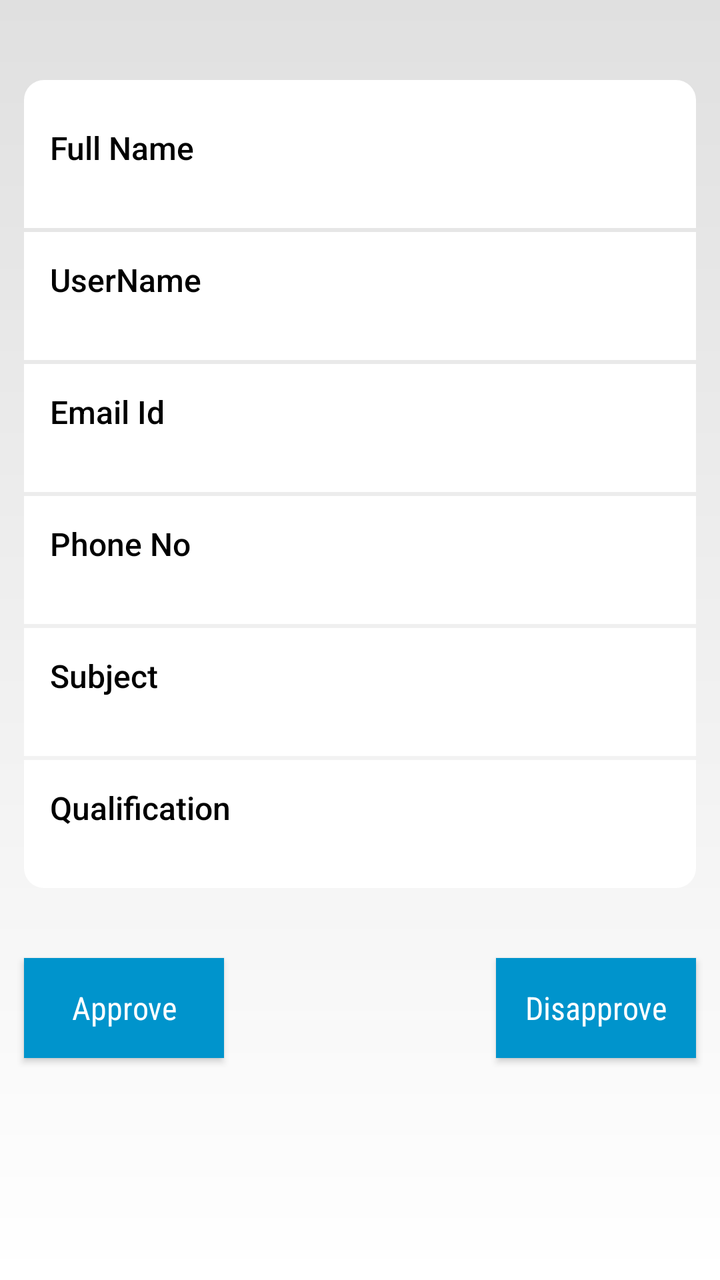
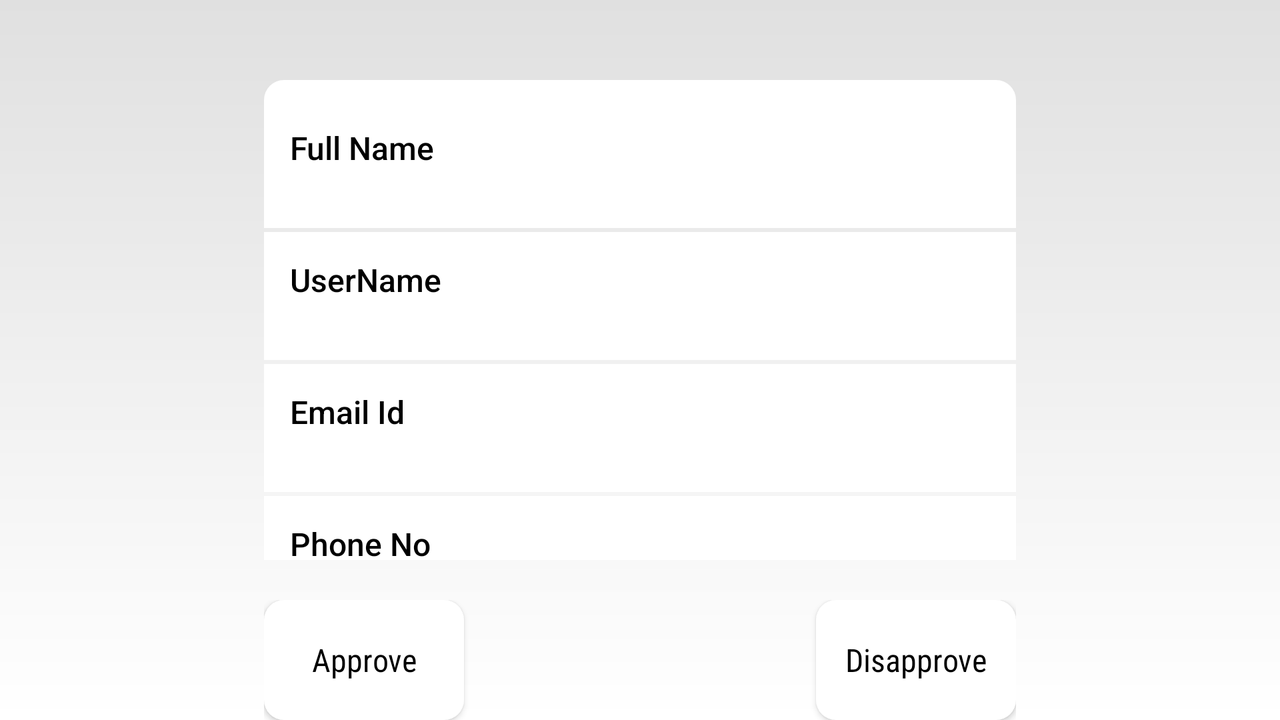

One screen, two layout resources from the same app: the default and the repository's alternative for another configuration. Each is rendered where Android would select it; the XML of both is given below.
<!-- AndroidManifest.xml: application theme AppTheme -->
<!-- res/layout/activity_details_of_selected_teacher.xml -->
<?xml version="1.0" encoding="utf-8"?>
<androidx.constraintlayout.widget.ConstraintLayout xmlns:android="http://schemas.android.com/apk/res/android"
    xmlns:app="http://schemas.android.com/apk/res-auto"
    xmlns:tools="http://schemas.android.com/tools"
    android:layout_width="match_parent"
    android:layout_height="match_parent"
    android:background="@drawable/bglogin"
    tools:context=".Admin.DetailsOfSelectedTeacher">

    <RelativeLayout
        android:id="@+id/relativeLayout"
        android:layout_width="match_parent"
        android:layout_height="wrap_content"
        android:layout_marginTop="20dp"
        app:layout_constraintTop_toTopOf="parent">

    <ScrollView
        android:id="@+id/sv1"
        android:layout_width="match_parent"
        android:layout_height="wrap_content"
        android:scrollbarSize="0dp">

    <LinearLayout
        android:id="@+id/linearLayout4"
        android:layout_width="match_parent"
        android:layout_height="wrap_content"
        android:layout_marginHorizontal="12dp"
        android:layout_marginTop="20dp"
        android:orientation="vertical"
        tools:layout_editor_absoluteX="12dp">


        <LinearLayout
            android:layout_width="match_parent"
            android:layout_height="wrap_content"
            android:background="@drawable/up_white"
            android:orientation="vertical"
            android:padding="3dp">

            <TextView
                android:id="@+id/textView8"
                android:layout_width="match_parent"
                android:layout_height="24dp"
                android:layout_marginTop="20dp"
                android:fontFamily="sans-serif-medium"
                android:paddingLeft="10dp"
                android:text="Full Name"
                android:textColor="@color/black"
                android:textSize="16sp" />

            <TextView
                android:id="@+id/textView9"
                android:layout_width="match_parent"
                android:layout_height="24dp"
                android:paddingLeft="10dp"
                android:textColor="@color/name1"
                android:textSize="16sp" />
        </LinearLayout>

        <LinearLayout
            android:layout_width="match_parent"
            android:layout_height="wrap_content"
            android:layout_marginTop="2dp"
            android:background="@color/white"
            android:orientation="vertical"
            android:padding="3dp">

            <TextView
                android:id="@+id/textView10"
                android:layout_width="match_parent"
                android:layout_height="24dp"
                android:layout_marginTop="10dp"
                android:fontFamily="sans-serif-medium"
                android:paddingLeft="10dp"
                android:text="UserName"
                android:textColor="@color/black"
                android:textSize="16sp" />

            <TextView
                android:id="@+id/textView11"
                android:layout_width="match_parent"
                android:layout_height="24dp"
                android:paddingLeft="10dp"
                android:textColor="@color/name1"
                android:textSize="16sp" />
        </LinearLayout>


        <LinearLayout
            android:layout_width="match_parent"
            android:layout_height="wrap_content"
            android:layout_marginTop="2dp"
            android:background="@color/white"
            android:orientation="vertical"
            android:padding="3dp">

            <TextView
                android:id="@+id/textView12"
                android:layout_width="match_parent"
                android:layout_height="24dp"
                android:layout_marginTop="10dp"
                android:fontFamily="sans-serif-medium"
                android:paddingLeft="10dp"
                android:text="Email Id"
                android:textColor="@color/black"
                android:textSize="16sp" />

            <TextView
                android:id="@+id/textView13"
                android:layout_width="match_parent"
                android:layout_height="24dp"
                android:paddingLeft="10dp"
                android:textColor="@color/name1"
                android:textSize="16sp" />
        </LinearLayout>

        <LinearLayout
            android:layout_width="match_parent"
            android:layout_height="wrap_content"
            android:layout_marginTop="2dp"
            android:background="@color/white"
            android:orientation="vertical"
            android:padding="3dp">

            <TextView
                android:id="@+id/textView14"
                android:layout_width="match_parent"
                android:layout_height="24dp"
                android:layout_marginTop="10dp"
                android:fontFamily="sans-serif-medium"
                android:paddingLeft="10dp"
                android:text="Phone No"
                android:textColor="@color/black"
                android:textSize="16sp" />

            <TextView
                android:id="@+id/textView15"
                android:layout_width="match_parent"
                android:layout_height="24dp"
                android:paddingLeft="10dp"
                android:textColor="@color/black"
                android:textSize="16sp" />
        </LinearLayout>

        <LinearLayout
            android:layout_width="match_parent"
            android:layout_height="wrap_content"
            android:layout_marginTop="2dp"
            android:background="@color/white"
            android:orientation="vertical"
            android:padding="3dp">

            <TextView
                android:id="@+id/textView16"
                android:layout_width="match_parent"
                android:layout_height="24dp"
                android:layout_marginTop="10dp"
                android:fontFamily="sans-serif-medium"
                android:paddingLeft="10dp"
                android:text="Subject"
                android:textColor="@color/black"
                android:textSize="16sp" />

            <TextView
                android:id="@+id/textView17"
                android:layout_width="match_parent"
                android:layout_height="24dp"
                android:paddingLeft="10dp"
                android:textColor="@color/name1"
                android:textSize="16sp" />
        </LinearLayout>

        <LinearLayout
            android:layout_width="match_parent"
            android:layout_height="wrap_content"
            android:layout_marginTop="2dp"
            android:background="@drawable/down_white"
            android:orientation="vertical"
            android:padding="3dp">

            <TextView
                android:id="@+id/textView18"
                android:layout_width="match_parent"
                android:layout_height="24dp"
                android:layout_marginTop="10dp"
                android:fontFamily="sans-serif-medium"
                android:paddingLeft="10dp"
                android:text="Qualification"
                android:textColor="@color/black"
                android:textSize="16sp" />

            <TextView
                android:id="@+id/textView19"
                android:layout_width="match_parent"
                android:layout_height="24dp"
                android:paddingLeft="10dp"
                android:textColor="@color/name1"
                android:textSize="16sp" />

        </LinearLayout>

    </LinearLayout>
    </ScrollView>
    </RelativeLayout>

    <LinearLayout
        android:id="@+id/linearLayout3"
        android:layout_width="match_parent"
        android:layout_height="60dp"
        android:layout_marginTop="30dp"
        android:orientation="horizontal"
        app:layout_constraintBottom_toBottomOf="parent"
        app:layout_constraintTop_toBottomOf="@+id/relativeLayout"
        app:layout_constraintVertical_bias="0.0">

        <androidx.constraintlayout.widget.ConstraintLayout
            android:layout_width="match_parent"
            android:layout_height="match_parent"
            android:orientation="horizontal">


            <Button
                android:id="@+id/buttona1"
                android:layout_width="100dp"
                android:layout_height="match_parent"
                android:background="@drawable/bg_button"
                android:fontFamily="sans-serif-condensed"
                android:onClick="approve"
                android:layout_marginLeft="12dp"
                android:layout_marginVertical="5dp"
                android:text="Approve"
                android:textAlignment="center"
                android:textAllCaps="false"
                android:textColor="@color/white"
                android:textSize="16dp"
                app:layout_constraintStart_toStartOf="parent"
                 />

            <Button
                android:id="@+id/buttona2"
                android:layout_width="100dp"
                android:layout_height="match_parent"
                android:background="@drawable/bg_button"
                android:fontFamily="sans-serif-condensed"
                android:onClick="disapprove"
                android:text="Disapprove"
                android:layout_marginRight="12dp"
                android:layout_marginVertical="5dp"
                android:textAlignment="center"
                android:textAllCaps="false"
                android:textColor="@color/white"
                android:textSize="16dp"
                app:layout_constraintEnd_toEndOf="parent"
                 />

        </androidx.constraintlayout.widget.ConstraintLayout>
    </LinearLayout>


</androidx.constraintlayout.widget.ConstraintLayout>
<!-- resources referenced by this layout -->
<resources>
  <color name="black">#000000</color>
  <color name="name1">#0C0909</color>
  <color name="white">#FFFF</color>
  <!-- drawable bg_button (drawable) -->
  <?xml version="1.0" encoding="UTF-8"?>
  <selector xmlns:android="http://schemas.android.com/apk/res/android">
      <item android:state_pressed="true" >
          <shape>
              <solid
                  android:color="@color/c5" />
          </shape>
      </item>
      <item>
          <shape>
              <solid android:color="@color/c2"/>
          </shape>
      </item>
  </selector>
  <!-- drawable bglogin (drawable) -->
  <?xml version="1.0" encoding="utf-8"?>
  <shape xmlns:android="http://schemas.android.com/apk/res/android">
      <gradient
          android:startColor="@color/c3"
          android:endColor="@color/white"
          android:angle="-90"/>
  </shape>
  <!-- drawable down_white (drawable) -->
  <?xml version="1.0" encoding="utf-8"?>
  <shape android:shape="rectangle" xmlns:android="http://schemas.android.com/apk/res/android">
      <solid android:color="@color/white"/>
      <corners android:bottomLeftRadius="10dp" android:bottomRightRadius="10dp"/>
  </shape>
  <!-- drawable up_white (drawable) -->
  <?xml version="1.0" encoding="utf-8"?>
  <shape android:shape="rectangle" xmlns:android="http://schemas.android.com/apk/res/android">
      <solid android:color="@color/white">
      </solid>
  
      <corners android:topRightRadius="10dp" android:topLeftRadius="10dp"></corners>
  </shape>
  <style name="AppTheme" parent="Theme.AppCompat.Light.DarkActionBar">
          
          <item name="colorPrimary">@color/c2</item>
          <item name="colorPrimaryDark">@color/c1</item>
          <item name="colorAccent">@color/colorAccent</item>
  
          <item name="android:windowBackground">@drawable/bglogin</item>
          <item name="colorControlHighlight">@color/c3</item>
          <item name="colorControlActivated">@color/c3</item>
          <item name="colorButtonNormal">@color/c2</item>
      </style>
  <color name="c5">#3CA4CB</color>
  <color name="c2">#0094cc</color>
  <color name="c3">#e0e0e0</color>
  <color name="c1">#00669b</color>
  <color name="colorAccent">#D81B60</color>
</resources>
<!-- res/layout-land/activity_details_of_selected_teacher.xml (the repository's variant of the layout above) -->
<!-- drawn on the phone turned sideways -->
<?xml version="1.0" encoding="utf-8"?>
<androidx.constraintlayout.widget.ConstraintLayout xmlns:android="http://schemas.android.com/apk/res/android"
    xmlns:app="http://schemas.android.com/apk/res-auto"
    xmlns:tools="http://schemas.android.com/tools"
    android:layout_width="match_parent"
    android:layout_height="match_parent"
    android:background="@drawable/bglogin"
    tools:context=".Admin.DetailsOfSelectedTeacher">

    <RelativeLayout
        android:id="@+id/relativeLayout"
        android:layout_width="400dp"
        android:layout_height="match_parent"
        android:layout_marginTop="20dp"
        app:layout_constraintEnd_toEndOf="parent"
        app:layout_constraintStart_toStartOf="parent"
        app:layout_constraintTop_toTopOf="parent"
        android:layout_marginBottom="80dp">

        <ScrollView
            android:id="@+id/sv1"
            android:layout_width="match_parent"
            android:layout_height="wrap_content"
            android:scrollbarSize="0dp">

            <LinearLayout
                android:id="@+id/linearLayout4"
                android:layout_width="match_parent"
                android:layout_height="wrap_content"
                android:layout_marginHorizontal="12dp"
                android:layout_marginTop="20dp"
                android:orientation="vertical"
                tools:layout_editor_absoluteX="12dp">


                <LinearLayout
                    android:layout_width="match_parent"
                    android:layout_height="wrap_content"
                    android:background="@drawable/up_white"
                    android:orientation="vertical"
                    android:padding="3dp">

                    <TextView
                        android:id="@+id/textView8"
                        android:layout_width="match_parent"
                        android:layout_height="24dp"
                        android:layout_marginTop="20dp"
                        android:fontFamily="sans-serif-medium"
                        android:paddingLeft="10dp"
                        android:text="Full Name"
                        android:textColor="@color/black"
                        android:textSize="16sp" />

                    <TextView
                        android:id="@+id/textView9"
                        android:layout_width="match_parent"
                        android:layout_height="24dp"
                        android:paddingLeft="10dp"
                        android:textColor="@color/name1"
                        android:textSize="16sp" />
                </LinearLayout>

                <LinearLayout
                    android:layout_width="match_parent"
                    android:layout_height="wrap_content"
                    android:layout_marginTop="2dp"
                    android:background="@color/white"
                    android:orientation="vertical"
                    android:padding="3dp">

                    <TextView
                        android:id="@+id/textView10"
                        android:layout_width="match_parent"
                        android:layout_height="24dp"
                        android:layout_marginTop="10dp"
                        android:fontFamily="sans-serif-medium"
                        android:paddingLeft="10dp"
                        android:text="UserName"
                        android:textColor="@color/black"
                        android:textSize="16sp" />

                    <TextView
                        android:id="@+id/textView11"
                        android:layout_width="match_parent"
                        android:layout_height="24dp"
                        android:paddingLeft="10dp"
                        android:textColor="@color/name1"
                        android:textSize="16sp" />
                </LinearLayout>


                <LinearLayout
                    android:layout_width="match_parent"
                    android:layout_height="wrap_content"
                    android:layout_marginTop="2dp"
                    android:background="@color/white"
                    android:orientation="vertical"
                    android:padding="3dp">

                    <TextView
                        android:id="@+id/textView12"
                        android:layout_width="match_parent"
                        android:layout_height="24dp"
                        android:layout_marginTop="10dp"
                        android:fontFamily="sans-serif-medium"
                        android:paddingLeft="10dp"
                        android:text="Email Id"
                        android:textColor="@color/black"
                        android:textSize="16sp" />

                    <TextView
                        android:id="@+id/textView13"
                        android:layout_width="match_parent"
                        android:layout_height="24dp"
                        android:paddingLeft="10dp"
                        android:textColor="@color/name1"
                        android:textSize="16sp" />
                </LinearLayout>

                <LinearLayout
                    android:layout_width="match_parent"
                    android:layout_height="wrap_content"
                    android:layout_marginTop="2dp"
                    android:background="@color/white"
                    android:orientation="vertical"
                    android:padding="3dp">

                    <TextView
                        android:id="@+id/textView14"
                        android:layout_width="match_parent"
                        android:layout_height="24dp"
                        android:layout_marginTop="10dp"
                        android:fontFamily="sans-serif-medium"
                        android:paddingLeft="10dp"
                        android:text="Phone No"
                        android:textColor="@color/black"
                        android:textSize="16sp" />

                    <TextView
                        android:id="@+id/textView15"
                        android:layout_width="match_parent"
                        android:layout_height="24dp"
                        android:paddingLeft="10dp"
                        android:textColor="@color/hint1"
                        android:textSize="16sp" />
                </LinearLayout>

                <LinearLayout
                    android:layout_width="match_parent"
                    android:layout_height="wrap_content"
                    android:layout_marginTop="2dp"
                    android:background="@color/white"
                    android:orientation="vertical"
                    android:padding="3dp">

                    <TextView
                        android:id="@+id/textView16"
                        android:layout_width="match_parent"
                        android:layout_height="24dp"
                        android:layout_marginTop="10dp"
                        android:fontFamily="sans-serif-medium"
                        android:paddingLeft="10dp"
                        android:text="Subject"
                        android:textColor="@color/black"
                        android:textSize="16sp" />

                    <TextView
                        android:id="@+id/textView17"
                        android:layout_width="match_parent"
                        android:layout_height="24dp"
                        android:paddingLeft="10dp"
                        android:textColor="@color/name1"
                        android:textSize="16sp" />
                </LinearLayout>

                <LinearLayout
                    android:layout_width="match_parent"
                    android:layout_height="wrap_content"
                    android:layout_marginTop="2dp"
                    android:background="@drawable/down_white"
                    android:orientation="vertical"
                    android:padding="3dp">

                    <TextView
                        android:id="@+id/textView18"
                        android:layout_width="match_parent"
                        android:layout_height="24dp"
                        android:layout_marginTop="10dp"
                        android:fontFamily="sans-serif-medium"
                        android:paddingLeft="10dp"
                        android:text="Qualification"
                        android:textColor="@color/black"
                        android:textSize="16sp" />

                    <TextView
                        android:id="@+id/textView19"
                        android:layout_width="match_parent"
                        android:layout_height="24dp"
                        android:paddingLeft="10dp"
                        android:textColor="@color/name1"
                        android:textSize="16sp" />

                </LinearLayout>

            </LinearLayout>
        </ScrollView>
    </RelativeLayout>

    <LinearLayout
        android:id="@+id/linearLayout3"
        android:layout_width="400dp"
        android:layout_height="60dp"
        android:layout_marginTop="30dp"
        android:orientation="horizontal"
        android:paddingHorizontal="12dp"
        app:layout_constraintBottom_toBottomOf="parent"
        app:layout_constraintEnd_toEndOf="parent"
        app:layout_constraintStart_toStartOf="parent"
        app:layout_constraintVertical_bias="0.0">

        <androidx.constraintlayout.widget.ConstraintLayout
            android:layout_width="match_parent"
            android:layout_height="match_parent"
            android:orientation="horizontal">


            <Button
                android:id="@+id/buttona1"
                android:layout_width="100dp"
                android:layout_height="match_parent"
                android:background="@drawable/btn_approve"
                android:fontFamily="sans-serif-condensed"
                android:onClick="approve"
                android:text="Approve"
                android:textAlignment="center"
                android:textAllCaps="false"
                android:textColor="@color/black"
                android:textSize="16dp"
                app:layout_constraintStart_toStartOf="parent"
                tools:layout_editor_absoluteY="0dp" />

            <Button
                android:id="@+id/buttona2"
                android:layout_width="100dp"
                android:layout_height="match_parent"
                android:background="@drawable/btn_approve"
                android:fontFamily="sans-serif-condensed"
                android:onClick="disapprove"
                android:text="Disapprove"
                android:textAlignment="center"
                android:textAllCaps="false"
                android:textColor="@color/black"
                android:textSize="16dp"
                app:layout_constraintEnd_toEndOf="parent"
                tools:layout_editor_absoluteY="0dp" />

        </androidx.constraintlayout.widget.ConstraintLayout>
    </LinearLayout>


</androidx.constraintlayout.widget.ConstraintLayout>
<!-- resources referenced by the variant -->
<!-- as the phone turned sideways resolves them -->
<resources>
  <color name="black">#000000</color>
  <color name="hint1">#3CA4CB</color>
  <color name="name1">#0C0909</color>
  <color name="white">#FFFF</color>
  <!-- drawable bglogin (drawable) -->
  <?xml version="1.0" encoding="utf-8"?>
  <shape xmlns:android="http://schemas.android.com/apk/res/android">
      <gradient
          android:startColor="@color/c3"
          android:endColor="@color/white"
          android:angle="-90"/>
  </shape>
  <!-- drawable btn_approve (drawable) -->
  <?xml version="1.0" encoding="utf-8"?>
  <selector xmlns:android="http://schemas.android.com/apk/res/android">
      <item android:state_pressed="true" >
          <shape android:shape="rectangle">
              <solid android:color="@color/c0"/>
              <corners android:radius="10dp"/>
          </shape>
      </item>
      <item>
          <shape android:shape="rectangle">
              <solid android:color="@color/white" />
              <corners android:radius="10dp"/>
          </shape>
      </item>
  </selector>
  <!-- drawable down_white (drawable) -->
  <?xml version="1.0" encoding="utf-8"?>
  <shape android:shape="rectangle" xmlns:android="http://schemas.android.com/apk/res/android">
      <solid android:color="@color/white"/>
      <corners android:bottomLeftRadius="10dp" android:bottomRightRadius="10dp"/>
  </shape>
  <!-- drawable up_white (drawable) -->
  <?xml version="1.0" encoding="utf-8"?>
  <shape android:shape="rectangle" xmlns:android="http://schemas.android.com/apk/res/android">
      <solid android:color="@color/white">
      </solid>
  
      <corners android:topRightRadius="10dp" android:topLeftRadius="10dp"></corners>
  </shape>
  <style name="AppTheme" parent="Theme.AppCompat.Light.DarkActionBar">
          
          <item name="colorPrimary">@color/c2</item>
          <item name="colorPrimaryDark">@color/c1</item>
          <item name="colorAccent">@color/colorAccent</item>
  
          <item name="android:windowBackground">@drawable/bglogin</item>
          <item name="colorControlHighlight">@color/c3</item>
          <item name="colorControlActivated">@color/c3</item>
          <item name="colorButtonNormal">@color/c2</item>
      </style>
  <color name="c3">#e0e0e0</color>
  <color name="c0">#ffeeff</color>
  <color name="c2">#0094cc</color>
  <color name="c1">#00669b</color>
  <color name="colorAccent">#D81B60</color>
</resources>
